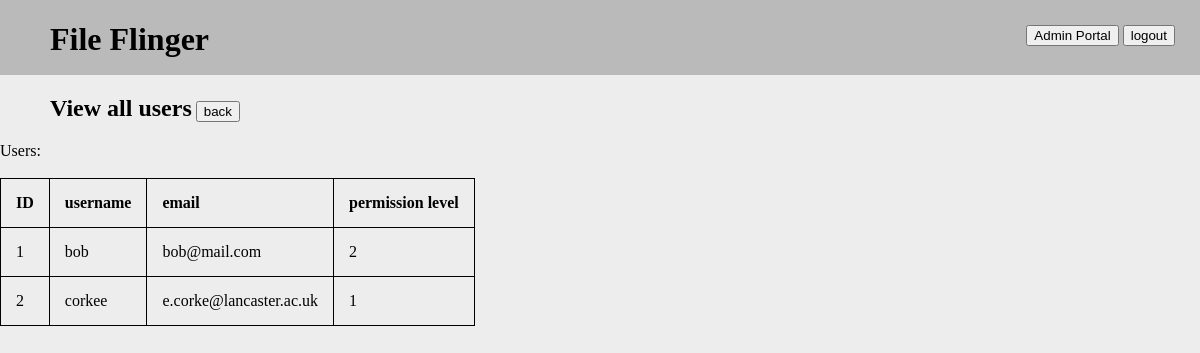
The page /admin_portal/users (signed in) on the database its author committed.
### serv/models.py (models this page shows, shortened)
class User(db.Model, UserMixin):
    id = db.Column(db.Integer, primary_key=True)
    username = db.Column(db.String(256), nullable=False)  # TODO: unique?
    email = db.Column(db.String(256), nullable=False)  # TODO: verify?
    password = db.Column(db.String(256), nullable=False)
    permLevel = db.Column(db.Integer, nullable=False, default=1)

### serv/routes.py (the view)
@app.route('/admin_portal/users')
@login_required
def view_users():
    if current_user.permLevel >= 2:  # TODO: change number to config alias
        userData = db.session.execute("SELECT id, username, email, permLevel FROM User").fetchall()
        return render_template('view_users.html', data=userData)
    else:
        flash("Access to the admin portal area is restricted")
        return redirect(url_for('home'))\

### serv/models.py (called while the page is built)
@login_manager.user_loader
def load_user(user_id):
    return User.query.get(int(user_id))

### serv/templates/view_users.html
{% extends "template.html" %}
{% block content %}
    <h2>View all users</h2>
    <a href="/admin_portal"><button>back</button></a><br>
    Users:<br><br>
        <table>
            <th>ID</th>
            <th>username</th>
            <th>email</th>
            <th>permission level</th>
            {% for item in data %}
            <tr>
                <td>{{item[0]}}</td>
                <td>{{item[1]}}</td>
                <td>{{item[2]}}</td>
                <td>{{item[3]}}</td>
            </tr>
            {% endfor %}
        </table>
{% endblock content %}

### serv/static/main.css (style rules this page uses)
body { background-color: #EDEDED; margin: 0px; }
a { text-decoration: none; color: #000000 }
h1, h2 { margin-left: 50px; display: inline-block; }
table { border-collapse: collapse; }
table, th, td { border: 1px solid black; }
th, td { padding: 15px; text-align: left; }

### rows shown on the page
User: id "1", username "bob", email "bob@mail.com", permLevel "2"
User: id "2", username "corkee", email "e.corke@lancaster.ac.uk", permLevel "1"
